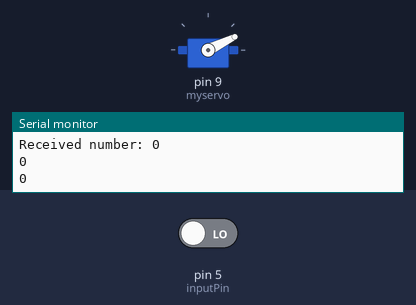
This sketch was run on a simulated Arduino Uno, built with avr-gcc and run on an emulated ATmega328P. Parts: servo, the last lines printed to the serial monitor. The inputs (shaded band) are chosen by the test bench; at power-on: pin 5 (inputPin) LOW.

Above: at 1.2 s.
1.3 s: pin 5 (inputPin) driven HIGH
At 3.4 s:
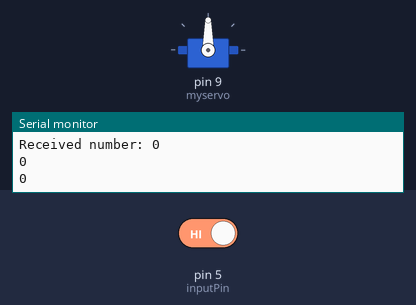
At 6.7 s:
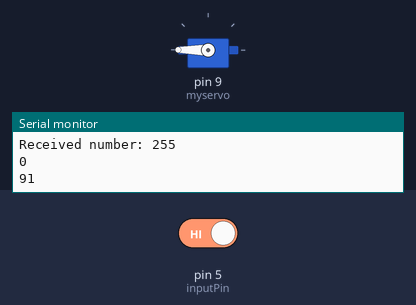
Timing chart, 0 to 8.2 s (numbered marks = the images above; inputs shaded):
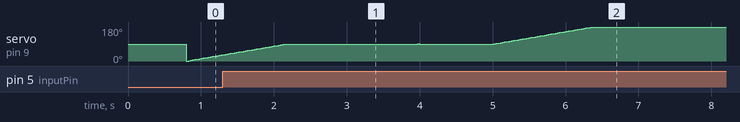

The sketch:

servo.ino
```cpp
#include <Servo.h>
Servo myservo;
const int inputPin = 5; // Adjust the pin according to your setup
const int inputPins = 11; // Adjust the pin according to your setup
int pos = 90;
int precpos = 0;
int numprec = 0;
int volte = 0;
int receivedNumber = 0;

void setup() {
  pinMode(inputPin, INPUT); // Set the pin as an input
  pinMode(inputPins, INPUT); // Set the pin as an input
  Serial.begin(9600); // Start serial communication at 9600 baud
  myservo.attach(9);
}

void loop() {
  receivedNumber = 0;
  for (int i = 0; i < 8; i++) {
    receivedNumber |= digitalRead(inputPin) << i; // Read bits and reconstruct the number
    delay(100); // Adjust this delay based on the transmission speed from Nicla Vision
  }

  Serial.print("Received number: ");
  Serial.println(receivedNumber); // Print the received number
  Serial.println(numprec); // Print the received number
  Serial.println(precpos); // Print the received number

  if(precpos > 90){
    for (pos = precpos; pos >= 90; pos -= 1) { // goes from 180 degrees to 0 degrees
      myservo.write(pos);              // tell servo to go to position in variable 'pos'
      delay(15);
  }
  }
  if(precpos < 90){
    for (pos = precpos; pos <= 90; pos += 1) { // goes from 180 degrees to 0 degrees
      myservo.write(pos);              // tell servo to go to position in variable 'pos'
      delay(15);
  }
  }
  precpos = pos;
  delay(1000);

  if(volte == 5){
    receivedNumber = 100;
  }
  if(receivedNumber != numprec){
    volte = 0;
    if(receivedNumber == 0){
        for (pos = 90; pos >= 0; pos -= 1) { // goes from 0 degrees to 180 degrees
        // in steps of 1 degree
        myservo.write(pos);              // tell servo to go to position in variable 'pos'
        delay(15);                       // waits 15 ms for the servo to reach the position
      }
      precpos = pos;
      delay(10000);
    }
    if(receivedNumber == 255){
        for (pos = 90; pos <= 180; pos += 1) { // goes from 180 degrees to 0 degrees
        myservo.write(pos);              // tell servo to go to position in variable 'pos'
        delay(15);                       // waits 15 ms for the servo to reach the position
      }
      precpos = pos;
      delay(10000);
    }
    numprec = receivedNumber;
  }
    volte++;
  }
```
